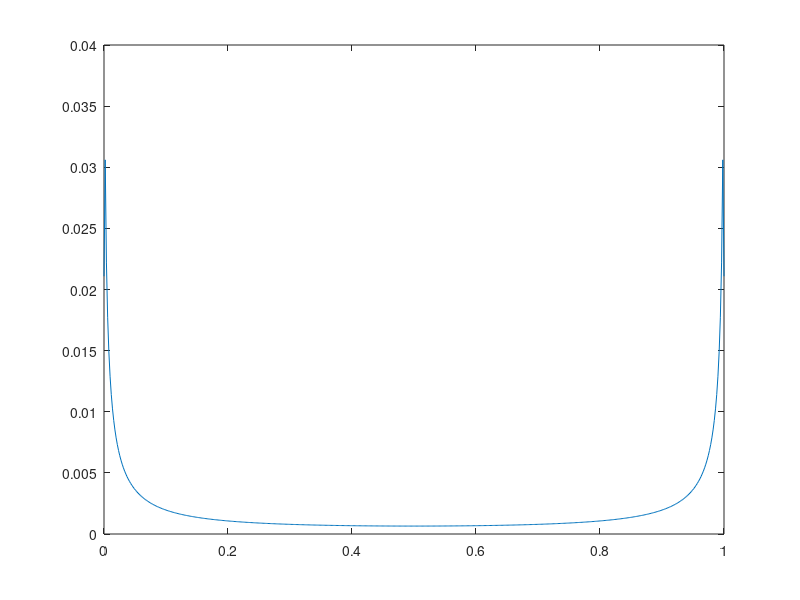

Write the MATLAB code that produced this figure. (Note: this script raises an error after producing the figure.)
clear all;clc;

%% Calculate the blackwell-distribution for AWGN channels.
L = 9;  % 2^L bins, equally-spaced.
N_bins = 2^L;
bin_centers = linspace(0,1,N_bins);
bin_range_half = 0.5/(N_bins-1);

Ebn0 = 1.5;
n = 8;
N = 2^n;
K = 2^(n-1);
K_CRC = 8;
R = K/N;
sigma = 1/sqrt(2*R)*10^(-Ebn0/20);

%% using BPSK modulation, AWGN noise with variance sigma^2.
bm_dist = zeros(1, N_bins);
for iter = 1:N_bins
    bin_left = bin_centers(iter) - bin_range_half;
    if bin_left < 0
        bin_left = 0;
    end
    bin_right = bin_centers(iter) + bin_range_half;
    if bin_right > 1
        bin_right = 1;
    end
    
    % Calculate Pr(bin_left < S <= bin_right).
    if bin_left>0
        y_bin_left = sigma^2/2*log(bin_left/(1-bin_left));
    else
        y_bin_left = -Inf;
    end
    
    if bin_right<1
        y_bin_right = sigma^2/2*log(bin_right/(1-bin_right));
    else
        y_bin_right = Inf;
    end
    
    p = 0.5*(normcdf((y_bin_right-1)/sigma)-normcdf((y_bin_left-1)/sigma)) + ...
        0.5*(normcdf((y_bin_right+1)/sigma)-normcdf((y_bin_left+1)/sigma));
    
    bm_dist(iter) = p;
end

figure(1);
plot(bin_centers, bm_dist);
hold on;

Wn = up_transform(bm_dist, bm_dist, bin_centers);
Wp = down_transform(bm_dist, bm_dist, bin_centers);
plot(bin_centers, Wp);
plot(bin_centers, Wn);
set(gca, 'yscale', 'log');
legend('W', 'W+', 'W-');

IW = get_I(bm_dist, bin_centers);
IWp = get_I(Wp, bin_centers);
IWn = get_I(Wn, bin_centers);

PeW = get_pe_ML(bm_dist, bin_centers);
PeWp = get_pe_ML(Wp, bin_centers);
PeWn = get_pe_ML(Wn, bin_centers);

fprintf('Channel: AWGN Eb/n0=%f\n IW=%f bits\tIW+=%f bits\tIW-=%f bits\n', Ebn0, IW, IWp, IWn);
fprintf('Pe=%f\tPe+=%f\tPe-=%f\n', PeW, PeWp, PeWn);

pause;

I_synth = zeros(1, N);      % fill in this vector last.
Pe_synth = zeros(1, N);
W_mat = zeros(N, N_bins);   % in bit-rev order.
W_mat(1,:) = bm_dist;

for k = 1:n
    % just polarize n times.
    N_target_rows = 2^k;
    for iter = 1:N_target_rows/2
        W = W_mat(iter,:);
        
        Wn = up_transform(W,W,bin_centers);
        Wp = down_transform(W,W,bin_centers);
        
        W_mat(iter, :) = Wn;
        W_mat(iter+N_target_rows/2, :) = Wp;
    end
    fprintf('polarize %d complete\n', k);
end

idx = bitrevorder(1:N);
W_mat = W_mat(idx, :);

%% Calculate Mutual Information for each of the polarized sub-channels.
for k = 1:N
    I_synth(k) = get_I(W_mat(k,:), bin_centers);
    Pe_synth(k) = get_pe_ML(W_mat(k,:), bin_centers);
end

%% Get the ordered sub-channels.
[~, order_bm] = sort(I_synth.', 'descend');
info_bits = sort(order_bm(1 : K+K_CRC), 'ascend');  
frozen_bits = ones(N , 1);                             
frozen_bits(info_bits) = 0;
info_bits_logical_bm = logical(mod(frozen_bits + 1, 2));

% compare with GA.
addpath('codes/polar/GA/');
[channels, ~] = GA(sigma, N);  

% Analysis based on BREV order (if necessary). Reconstruct the code.
% channels = bitrevorder(channels);
[~, order_GA] = sort(channels, 'descend');
info_bits = sort(order_GA(1 : K+K_CRC), 'ascend');  
frozen_bits = ones(N , 1);                             
frozen_bits(info_bits) = 0;
info_bits_logical_GA = logical(mod(frozen_bits + 1, 2));


[~, order_ML] = sort(Pe_synth, 'ascend');
info_bits = sort(order_ML(1 : K+K_CRC), 'ascend');  
frozen_bits = ones(N , 1);                             
frozen_bits(info_bits) = 0;
info_bits_logical_ML = logical(mod(frozen_bits + 1, 2));

diff_1 = sum(xor(info_bits_logical_bm, info_bits_logical_ML));
diff_2 = sum(xor(info_bits_logical_bm, info_bits_logical_GA));

info_bits_logical_bm = info_bits_logical_bm.';
info_bits_logical_ML = info_bits_logical_ML.';
info_bits_logical_GA = info_bits_logical_GA.';

save('blackwell_measure/GA_bm.mat', 'info_bits_logical_bm', 'info_bits_logical_ML', 'info_bits_logical_GA');

%% Realize two measure-transform functions.
function ret_dist = up_transform(dist_1, dist_2, bin_centers)
    N_bins = length(bin_centers);
    ret_dist = zeros(1, N_bins);
    for s1 = 1:N_bins
        for s2 = 1:N_bins
            p = dist_1(s1) * dist_2(s2);    % Pr{S1 \in s1 && S2 \in s2}
            v = bin_centers(s1)*bin_centers(s2)+(1-bin_centers(s1))*(1-bin_centers(s2));
            [~,ind] = min(abs(bin_centers-v));
            
            ret_dist(ind) = ret_dist(ind) + p;
        end
    end
end

function ret_dist = down_transform(dist_1, dist_2, bin_centers)
    % Step1: Decompose symmetric W1 and W2 into sum of BSC channels.
    % Assume that the number N_bins is even.
    
    N_BSC = length(bin_centers)/2;
    BSC_1 = zeros(2, N_BSC);
    BSC_2 = zeros(2, N_BSC);
    
    N_bins = length(bin_centers);
    ret_dist = zeros(1,N_bins);
    
    for k = 1:N_BSC
        BSC_1(1,k) = dist_1(k)*2;
        BSC_2(1,k) = dist_2(k)*2;
        BSC_1(2,k) = bin_centers(k);    % give cross-over probabilities to the second row.
        BSC_2(2,k) = bin_centers(k);
    end
    
    for k1 = 1:N_BSC
        for k2 = 1:N_BSC
            p = BSC_1(2,k1);            % Cross-over probabilities.
            q = BSC_2(2,k2);
            alpha = p*q/(p*q+(1-p)*(1-q));
            beta = (1-p)*q/((1-p)*q+p*(1-q));
            beta = min([beta, 1-beta]); % Ensure beta <= 0.5.
            
            lambda  = BSC_1(1,k1);   
            mu      = BSC_2(1,k2);
            
            c1 = p*q+(1-p)*(1-q);
            c2 = 1-c1;
            [~, ind_c1] = min(abs(bin_centers - alpha));
            [~, ind_c2] = min(abs(bin_centers - beta));
            
            ret_dist(ind_c1) = ret_dist(ind_c1) + 0.5*lambda*mu*c1;
            ret_dist(N_bins+1-ind_c1) = ret_dist(N_bins+1-ind_c1) + 0.5*lambda*mu*c1;
            
            ret_dist(ind_c2) = ret_dist(ind_c2) + 0.5*lambda*mu*c2;
            ret_dist(N_bins+1-ind_c2) = ret_dist(N_bins+1-ind_c2) + 0.5*lambda*mu*c2;
        end
    end
end

function I = get_I(bm_dist, bin_centers)
    N_bins = length(bm_dist);
    % capacity function = 1+xlogx + (1-x)log(1-x).
    I = 0;
    for k = 1:N_bins/2
        p = bin_centers(k); % cross-over probability.
        if p == 0
            Ip = 1;
        else
            Ip = 1+p*log2(p) + (1-p)*log2(1-p);
        end
        I = I + Ip * (2*bm_dist(k));
    end
end

function pe = get_pe_ML(bm_dist, bin_centers)
    N_bins = length(bm_dist);
    pe = 0;
    for k = 1:N_bins/2
        p = bin_centers(k);
        pe_ML = 0.5*(1-abs(1-2*p));
        pe = pe + pe_ML * (2*bm_dist(k));
    end
end

